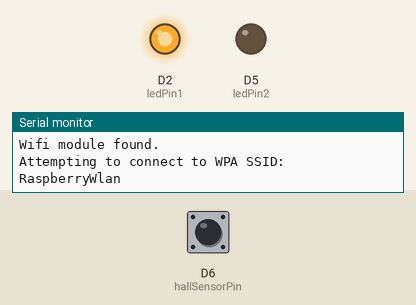
Simulated run of this sketch. Board: Arduino MKR. On the bench: output pins drawn as LEDs (lit = HIGH), the last lines printed to the serial monitor. The inputs (shaded band) are chosen by the test bench; at power-on: D6 (hallSensorPin) HIGH. WiFi joins after 1.5 s; servers stay silent unless stated.

Above: at 7.6 s.
At 18.0 s:
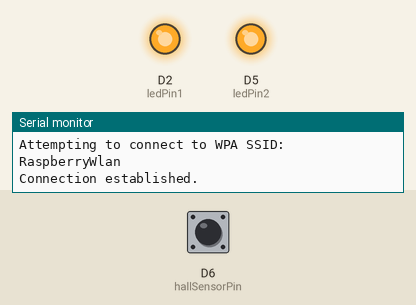
18.1 s: D6 (hallSensorPin) driven LOW
At 18.8 s:
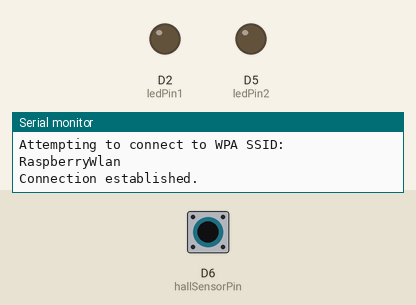
21.0 s: D6 (hallSensorPin) pulsed HIGH 2 times (0.12 s each, 0.3 s apart)
Timing chart, 0 to 24.0 s (numbered marks = the images above; inputs shaded):
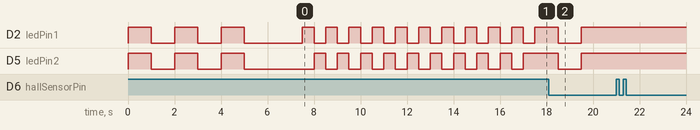

The sketch:

VehicleSketch.ino
```cpp
#include <WiFiNINA.h>
#include <ArduinoJson.h>

#define PRINTLN(...)  {if(useSerial) {Serial.println(__VA_ARGS__);}};
#define PRINTLNF(...)  {if(useSerial) {Serial.println(F(__VA_ARGS__));}};
#define PRINT(...)  {if(useSerial) {Serial.print(__VA_ARGS__);}};
#define PRINTF(...)  {if(useSerial) {Serial.print(F(__VA_ARGS__));}};


//----------------------------------------------------------------------------------------------------------------------
// Config
//----------------------------------------------------------------------------------------------------------------------

//True if usb is connected. If not Serial must be disabled
//This can be done manually or automatically in the code
bool useSerial = true;

//Pins
const int ledPin1 = 2;
const int ledPin2 = 5;
const int hallSensorPin = 6;

//Network ssid and password
const char ssid[] = "RaspberryWlan";
const char pass[] = "raspi1234";

//Vehicle type
// 1 - Car
// 2 - Bus
const byte vehicleType = 1;

//Backend ip
const char backendIp[] = "192.168.4.1";
const unsigned int backendPort = 5000;
const unsigned long messageDelay = 50;

//----------------------------------------------------------------------------------------------------------------------
// Variables
//----------------------------------------------------------------------------------------------------------------------

//Wlan module status
int status = WL_IDLE_STATUS;

WiFiClient client;

//Sensor ticks
volatile unsigned int hallSensorTicks = 0;

//Json Generator. Size calculated with: https://arduinojson.org/v6/assistant/
StaticJsonDocument<38> doc;

//----------------------------------------------------------------------------------------------------------------------
// Setup, Loop, Interrupts
//----------------------------------------------------------------------------------------------------------------------

void setup() {
    //Set the led pinMode
    pinMode(ledPin1, OUTPUT);
    pinMode(ledPin2, OUTPUT);
    pinMode(hallSensorPin, INPUT);

    //Initialize Serial
    useSerial = initializeSerial(useSerial, 2500);

    PRINTF("Vehicle type: ");
    PRINTLN(vehicleType);

    if (!checkWifi()) {
        while (true) {};
    }

    //Connect to wifi
    connectToWifi();
    printNetworkInformation();

    turnOnLeds(true);
    PRINTLNF("Setup completed. Continue by activating the hall sensor...");
    while (digitalRead(hallSensorPin) == HIGH) {
        delay(1);
    };
    PRINTLNF("Hall sensor activated.");

    //Attach Interrupt
    PRINTLNF("Attaching Interrupts.");
    attachInterrupt(digitalPinToInterrupt(hallSensorPin), hallSensorInterrupt, FALLING);

    PRINTLNF("Starting Loop...");
}

void loop() {
    turnOnLeds(true);
    delay(messageDelay);
    bool cancelExecution = false;

    unsigned long startTime = millis();

    PRINTLNF("--------------------------------------------------");
    PRINTF("Amount of ticks: ");
    PRINTLN(hallSensorTicks);

    //Store the value and remove the amount from the variable
    unsigned int tmpAmountTicks = hallSensorTicks;
    hallSensorTicks -= tmpAmountTicks;

    //If no ticks occurred, stop execution
    if (tmpAmountTicks == 0) {
        PRINTLNF("No hall sensor ticks registered.");
        cancelExecution = true;
    }

    //Check the connection state
    if (!cancelExecution && connectToWifi()) {
        PRINTLNF("New Connection established. Reset values.");
        hallSensorTicks = 0;
        cancelExecution = true;
        turnOnLeds(true);
    }

    //TODO change to !cancelExecution
    if (!cancelExecution) {
        buildJson(vehicleType, tmpAmountTicks);
        PRINTF("Generated Json: ");
        if (useSerial) {
            serializeJson(doc, Serial);
        }
        PRINTLN();

        postSensorData();
    }

    unsigned long endTime = millis();
    PRINTF("Loop execution time (ms): ");
    PRINTLN(endTime - startTime);

}

void hallSensorInterrupt() {
    hallSensorTicks++;
}

//----------------------------------------------------------------------------------------------------------------------
// Private methods
//----------------------------------------------------------------------------------------------------------------------

/**
 * initialize the serial. If no usb connection is made, the process will terminate after the given delay.
 * @param initSerial true if the serial monitor should be initialized. If the value is false, the process will be skipped
 * @param maxDelay the max time in millis to wait for the serial
 * @return true if serial was initialized and can be used
 */
bool initializeSerial(bool initSerial, unsigned long maxDelay) {
    // If useSerial is false, dont initialize Serial
    if (!initSerial) {
        blinkLeds(10, 100);
        return false;
    }

    Serial.begin(9600);
    unsigned long startTime = millis();
    bool toggleLedState = true;

    while (!Serial) {
        if (millis() >= startTime + maxDelay) {
            Serial.end();
            break;
        }

        toggleLedState = toggleLedsAlternately(toggleLedState);
        delay(500);
    }

    //If Serial should be used blink slow 3 times, if not 10 times fast
    if (Serial) {
        PRINTLNF("Serial is initialized.");
        blinkLeds(3, 1000);
        return true;
    } else {
        blinkLeds(10, 100);
        return false;
    }
}

/**
 * toggle the leds alternately
 * @param state the state of the led
 * @return the toggled state
 */
bool toggleLedsAlternately(bool state) {
    if (state) {
        digitalWrite(ledPin1, LOW);
        digitalWrite(ledPin2, HIGH);
    } else {
        digitalWrite(ledPin1, HIGH);
        digitalWrite(ledPin2, LOW);
    }
    return !state;
}

/**
 * turn both leds on or off
 * @param state true if the leds should be turned on
 * @return the inverted state !state
 */
bool turnOnLeds(bool state) {
    if (state) {
        digitalWrite(ledPin1, HIGH);
        digitalWrite(ledPin2, HIGH);
    } else {
        digitalWrite(ledPin1, LOW);
        digitalWrite(ledPin2, LOW);
    }
    return !state;
}

/**
 * blink both leds the given amount of time with the given interval
 * @param amountBlinks the amount how often both leds blink
 * @param interval the time where the leds are on and off
 */
void blinkLeds(int amountBlinks, unsigned int interval) {
    for (int i = 0; i < amountBlinks * 2; i++) {
        turnOnLeds(i % 2 == 0);
        delay(interval);
    }
}

/**
 * check and print the status of the wifi module.
 * @return true if the wifi module is found and can be used
 */
bool checkWifi() {
    //Check if Wifi module exists
    PRINTLNF("Check status of wifi module...");
    if (WiFi.status() == WL_NO_MODULE) {
        PRINTLNF("Communication with WiFi module failed! Execution is stopped!");
        return false;
    } else {
        PRINTLNF("Wifi module found.");
    }

    //Check firmware version
    String fv = WiFi.firmwareVersion();
    if (fv < WIFI_FIRMWARE_LATEST_VERSION) {
        PRINTLNF("Please upgrade the firmware");
    }

    return true;
}

/**
 * Connect to the specified wifi network.
 * If a connection is already established, the connection process will be skipped
 * @return true if a new connection was made, false if the module was already connected
 */
bool connectToWifi() {
    //True if the a connection has to be made
    bool connectionRequired = false;

    status = WiFi.status();
    while (status != WL_CONNECTED) {
        connectionRequired = true;
        PRINTF("Attempting to connect to WPA SSID: ");
        PRINTLN(ssid);
        status = WiFi.begin(ssid, pass);

        // wait 10 seconds for connection and toggle led
        bool ledState = false;
        for (int i = 0; i < 20; i++) {
            ledState = toggleLedsAlternately(ledState);
            delay(500);
        }
    }

    //Print statement only if the connection is new
    if (connectionRequired) {
        PRINTLNF("Connection established.");
        blinkLeds(1, 1000);
    }

    return connectionRequired;
}

/**
 * print the network information
 */
void printNetworkInformation() {
    // print your board's IP address:
    PRINTLN()
    PRINTLNF("--- Wifi und Network Information ---");

    // print the SSID of the network you're attached to:
    PRINTF("SSID: ");
    PRINTLN(WiFi.SSID());

    // print the received signal strength:
    long rssi = WiFi.RSSI();
    PRINTF("Signal strength (RSSI):");
    PRINTLN(rssi);

    // print the encryption type:
    byte encryption = WiFi.encryptionType();
    PRINTF("Encryption Type:");
    PRINTLN(encryption, HEX);
    PRINTLN();

    IPAddress ip = WiFi.localIP();
    PRINTF("IP Address: ");
    PRINTLN(ip);

    PRINTLNF("------------------------------------");
    PRINTLN();
}

/**
 * add the json values in the json document
 * @param id of the vehicle type
 * @param hallSensorTicks the amount of hall sensor ticks
 */
void buildJson(int id, int hallSensorTicks) {
    doc["id"] = id;
    doc["th"] = hallSensorTicks;
}

/**
 * Post the hall sensor data to the server
 * @return true if the data was sent successfully
 */
bool postSensorData() {
    client.stop();

    if (client.connect(backendIp, backendPort)) {
        PRINTLNF("Connected to server");

        client.println("POST /vehicle HTTP/1.1");
        client.print("Host: ");
        client.println(backendIp);
        client.println("Connection: close");
        client.println("Content-Type: application/json");
        client.print("Content-Length:");
        client.println(measureJson(doc));
        client.println();
        serializeJson(doc, client);
        client.println();

        PRINTLNF("Data sent to server");
        return true;
    } else {
        PRINTLNF("Connection to server failed. Aborting!");
        blinkLeds(10, 100);
        return false;
    }
}
```
